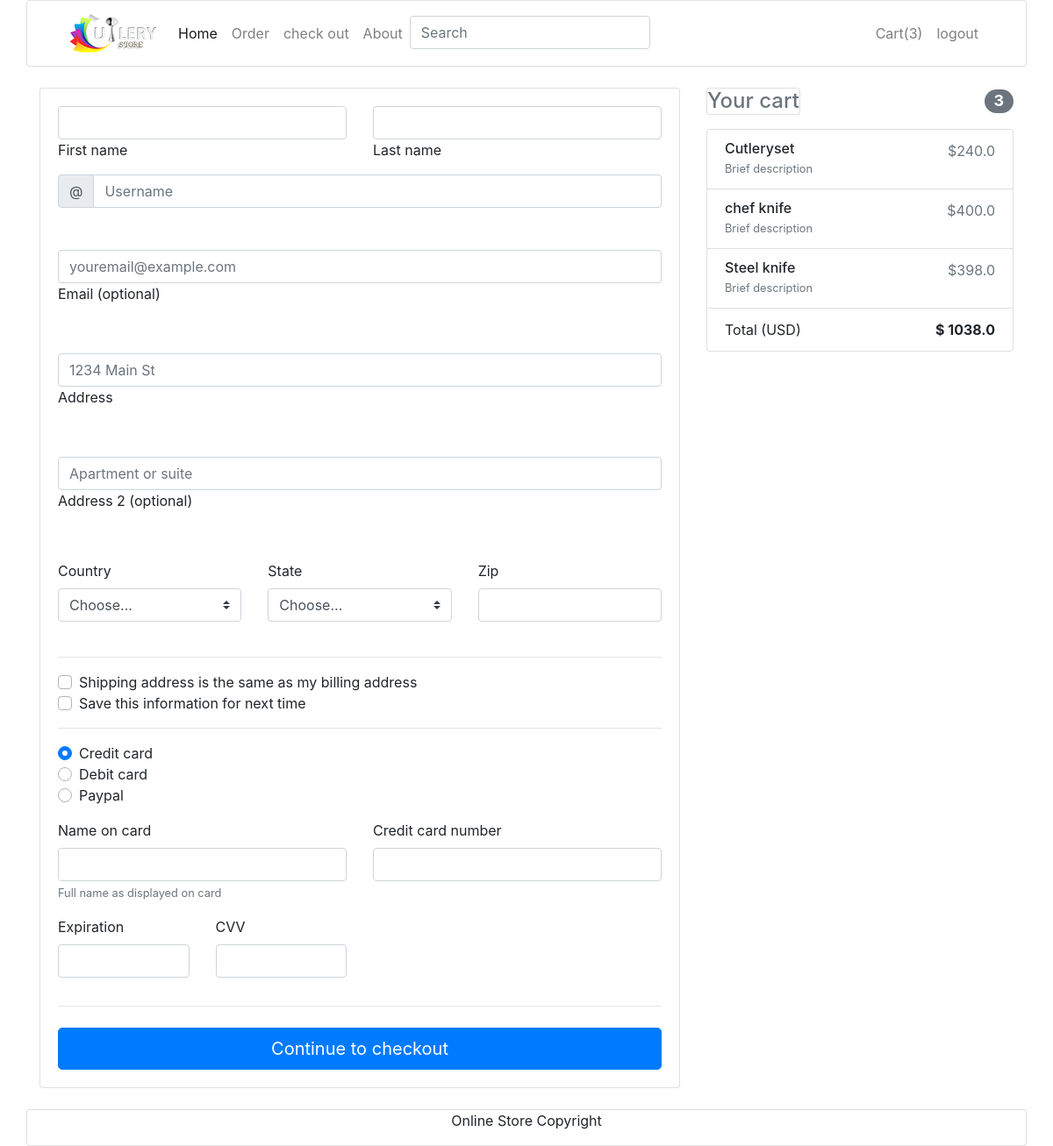
Screenshot of /product/1234/checkout (signed in) with the database file from the repository.
### product/models.py (models this page shows, shortened)
class Order(models.Model):
    user = models.ForeignKey(settings.AUTH_USER_MODEL, on_delete=models.CASCADE)
    items = models.ManyToManyField(OrderItem)
    start_date = models.DateTimeField(auto_now_add=True)
    ordered_date = models.DateTimeField()
    ordered = models.BooleanField(default=False)
    '''
    1. Item added to cart
    2. Adding a billing address
    (Failed checkout)
    3. Payment
    (Preprocessing, processing, packaging etc.)
    4. Being delivered
    5. Received
    6. Refunds
    '''
    def get_total(self):
        total = 0
        for order_item in self.items.all():
            total += order_item.get_total_item_price()
        return total

class OrderItem(models.Model):
    user = models.ForeignKey(settings.AUTH_USER_MODEL,
                             on_delete=models.CASCADE)
    ordered = models.BooleanField(default=False)
    item = models.ForeignKey(Item, on_delete=models.CASCADE)
    quantity = models.IntegerField(default=1)
    def get_total_item_price(self):
        return self.quantity * self.item.price

class Item(models.Model):
    title = models.CharField(max_length=100)
    price = models.FloatField()
    discount_price = models.FloatField(blank=True, null=True)
    slug = models.SlugField()
    overview = models.TextField()
    pack=models.CharField(max_length=15)
    usage = models.CharField(max_length=50)
    color = models.CharField(max_length=20 )
    minimum_set = models.CharField(max_length=20)
    material = models.CharField(max_length=25)
    image = models.ImageField()
    def __str__(self):
        return self.title

### product/views.py (the view)
# urls.py: url(r'checkout', views.CheckoutView.as_view(), name='checkout'),
class CheckoutView(LoginRequiredMixin, generic.View):
    def get(self, *args, **kwargs):
        try:
            order = Order.objects.get(user=self.request.user, ordered=False)
            context = {'object': order }
            return render(self.request, 'checkout-page.html', context)
        except ObjectDoesNotExist:
            messages.warning(self.request, "You do not have an active order")
            return redirect("/")

### product/templatetags/ordercount.py (called while the page is built)
@register.filter(name='ordercount')
def ordercount(user):
    if user.is_authenticated:
        qs = Order.objects.filter(user=user, ordered=False)
        if qs.exists():
            return qs[0].items.count()
    return 0

### templates/checkout-page.html (shortened to what this page needs)
{% extends 'home.html' %}
{% block content %}
    <div class="container wow fadeIn">
      <div class="row">
        <div class="col-md-8 mb-4">
          <div class="card">
            <form class="card-body">
              <div class="row">
                <div class="col-md-6 mb-2">
                  <div class="md-form ">
                    <input type="text" id="firstName" class="form-control">
                    <label for="firstName" class="">First name</label>
                  </div>
                </div>
                <div class="col-md-6 mb-2">
                  <div class="md-form">
                    <input type="text" id="lastName" class="form-control">
                    <label for="lastName" class="">Last name</label>
                  </div>
                </div>
              </div>
              <div class="md-form input-group pl-0 mb-5">
                <div class="input-group-prepend">
                  <span class="input-group-text" id="basic-addon1">@</span>
                </div>
                <input type="text" class="form-control py-0" placeholder="Username" aria-describedby="basic-addon1">
              </div>
              <div class="md-form mb-5">
                <input type="text" id="email" class="form-control" placeholder="youremail@example.com">
                <label for="email" class="">Email (optional)</label>
              </div>
              <div class="md-form mb-5">
                <input type="text" id="address" class="form-control" placeholder="1234 Main St">
                <label for="address" class="">Address</label>
              </div>
              <div class="md-form mb-5">
                <input type="text" id="address-2" class="form-control" placeholder="Apartment or suite">
                <label for="address-2" class="">Address 2 (optional)</label>
              </div>
              <div class="row">
                <div class="col-lg-4 col-md-12 mb-4">
                  <label for="country">Country</label>
                  <select class="custom-select d-block w-100" id="country" required>
                    <option value="">Choose...</option>
                  </select>
                </div>
                <div class="col-lg-4 col-md-6 mb-4">
                  <label for="state">State</label>
                  <select class="custom-select d-block w-100" id="state" required>
                    <option value="">Choose...</option>
                  </select>
                </div>
                <div class="col-lg-4 col-md-6 mb-4">
                  <label for="zip">Zip</label>
                  <input type="text" class="form-control" id="zip" placeholder="" required>
                </div>
              </div>
              <hr>
              <div class="custom-control custom-checkbox">
                <label class="custom-control-label" for="same-address">Shipping address is the same as my billing address</label>
              </div>
              <div class="custom-control custom-checkbox">
                <label class="custom-control-label" for="save-info">Save this information for next time</label>
              </div>
              <hr>
              <div class="d-block my-3">
                <div class="custom-control custom-radio">
                  <label class="custom-control-label" for="credit">Credit card</label>
                </div>
                <div class="custom-control custom-radio">
                  <label class="custom-control-label" for="debit">Debit card</label>
                </div>
                <div class="custom-control custom-radio">
                  <label class="custom-control-label" for="paypal">Paypal</label>
                </div>
              </div>
              <div class="row">
                <div class="col-md-6 mb-3">
                  <label for="cc-name">Name on card</label>
                  <input type="text" class="form-control" id="cc-name" placeholder="" required>
                  <small class="text-muted">Full name as displayed on card</small>
                </div>
                <div class="col-md-6 mb-3">
                  <label for="cc-number">Credit card number</label>
                  <input type="text" class="form-control" id="cc-number" placeholder="" required>
                </div>
              </div>
              <div class="row">
                <div class="col-md-3 mb-3">
                  <label for="cc-expiration">Expiration</label>
                  <input type="text" class="form-control" id="cc-expiration" placeholder="" required>
                </div>
                <div class="col-md-3 mb-3">
                  <label for="cc-expiration">CVV</label>
                  <input type="text" class="form-control" id="cc-cvv" placeholder="" required>
                </div>
              </div>
              <hr class="mb-4">
              <button class="btn btn-primary btn-lg btn-block" type="submit">Continue to checkout</button>
            </form>
          </div>
        </div>
        <div class="col-md-4 mb-4">
          <h4 class="d-flex justify-content-between align-items-center mb-3  ">
            <span class="text-muted card">Your cart</span>
            {% load ordercount %}
            <span class="badge badge-secondary badge-pill">{{ request.user|ordercount }}</span>
          </h4>
          {% for order_item in object.items.all %}
          <ul class="list-group mb-3 z-depth-1">
            <li class="list-group-item d-flex justify-content-between lh-condensed">
              <div>
                <h6 class="my-0">{{order_item.item}}</h6>
                <small class="text-muted">Brief description</small>
              </div>
              <span class="text-muted">${{order_item.get_total_item_price }}</span>
            </li>
            {% endfor %}
            <li class="list-group-item d-flex justify-content-between">
              <span>Total (USD)</span>
              <strong>$ {{ object.get_total }}</strong>
            </li>
          </ul>
        </div>
      </div>
    </div>
{% endblock %}

### templates/navbar.html (shortened to what this page needs)
{% load static %}
<div class="container card">
  <nav class="navbar navbar-expand-lg navbar-light white scrolling-navbar">
    <div class="container">
      <a class="navbar-brand waves-effect" href="https://mdbootstrap.com/docs/jquery/" target="_blank">
        <strong class="blue-text"><img src="{% static 'images/mylogo.png' %}"></strong>
      </a>
      <div class="collapse navbar-collapse" id="navbarSupportedContent">
        <ul class="navbar-nav mr-auto">
          <li class="nav-item active">
            <a class="nav-link waves-effect" href="/">Home
            </a>
          </li>
          <li class="nav-item">
            <a class="nav-link waves-effect" href="{% url 'order-summary' %}"
              target="_blank">Order</a>
          </li>
          <li class="nav-item">
            <a class="nav-link waves-effect" href="{% url 'checkout' %}"
              target="_blank">check out</a>
          </li>
          <li class="nav-item">
            <a class="nav-link waves-effect" href="#" target="_blank">About
              </a>
          </li>
            <li class="nav-item">
               <form class="form-inline" method="GEt" action="{%url 'search' %}">
                <div class="md-form my-0">
                     <input class="form-control mr-sm-2" type="text" placeholder="Search" aria-label="Search" name="search">
                 </div>
                </form>
            </li>
        </ul>
        <ul class="navbar-nav nav-">
          {% if user.is_authenticated %}
          {% load ordercount %}
          <li class="nav-item">
            <a class="nav-link waves-effect" >
              <span class="clearfix d-none d-sm-inline-block"> Cart({{ request.user|ordercount }}) </span>
            </a>
          </li>
          <li class="nav-item">
            <a class="nav-link waves-effect" href="{% url 'logout' %}">
              <span class="clearfix d-none d-sm-inline-block"> logout </span>
            </a>
          </li>
          {% else %}
          <li class="nav-item">
            <a class="nav-link waves-effect" href="{% url 'login' %}">
              <span class="clearfix d-none d-sm-inline-block"> login </span>
            </a>
          </li>
          {% endif %}
        </ul>
      </div>
    </div>
  </nav>
</div>

### rows the page displays
OrderItem: item "Cutleryset", get_total_item_price "240.0"
OrderItem: item "chef knife", get_total_item_price "400.0"
OrderItem: item "Steel knife", get_total_item_price "398.0"
Order: get_total "1038.0"

### other values shown
{{ request.user|ordercount }} "3"
